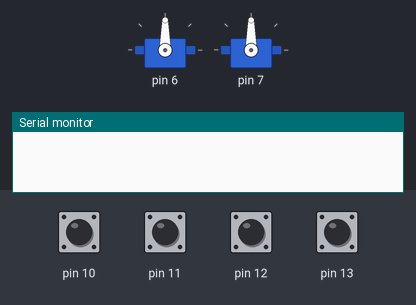
Recording of a sketch running on a simulated Arduino Uno, built with avr-gcc and run on an emulated ATmega328P. On the bench: 2 × servo, the last lines printed to the serial monitor. The test bench sets the inputs (shaded band); at power-on: pin 10–13 HIGH.

Above: at 1.2 s.
1.3 s: pin 10 pulled LOW for 0.15 s
At 2.4 s:
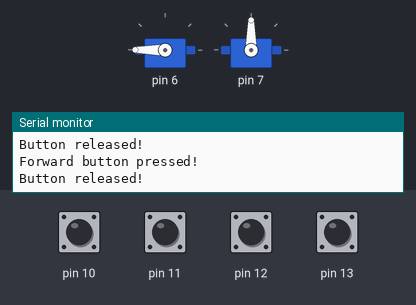
2.9 s: pin 11 pulled LOW for 0.15 s
At 3.2 s:
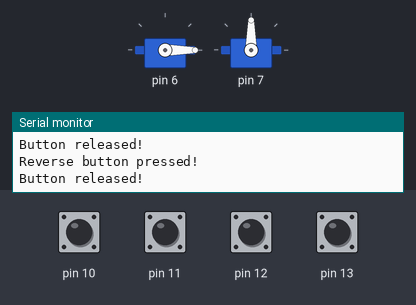
4.5 s: pin 12 pulled LOW for 0.15 s
At 5.1 s:
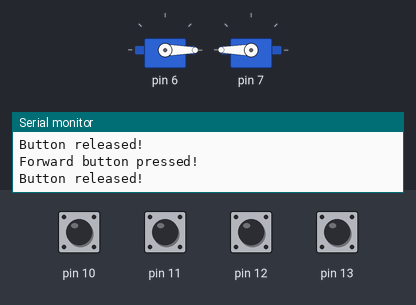
6.1 s: pin 13 pulled LOW for 0.15 s
At 6.6 s:
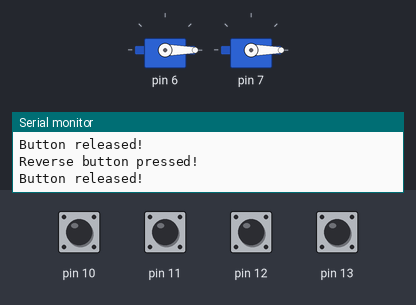
7.7 s: pin 10 pulled LOW for 1 s
At 8.5 s:
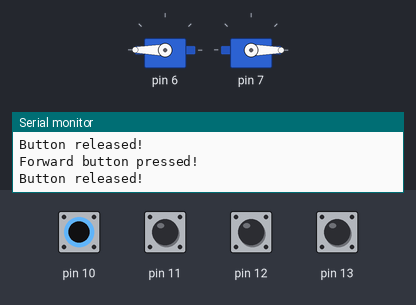
10.2 s: pin 12 pulled LOW for 1 s
At 10.7 s:
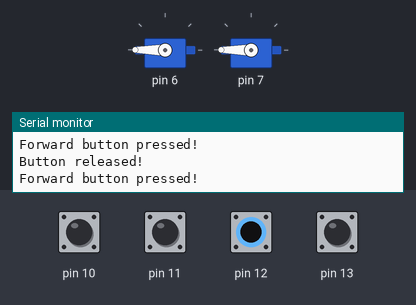
Timing chart, 0 to 13.2 s (numbered marks = the images above; inputs shaded):
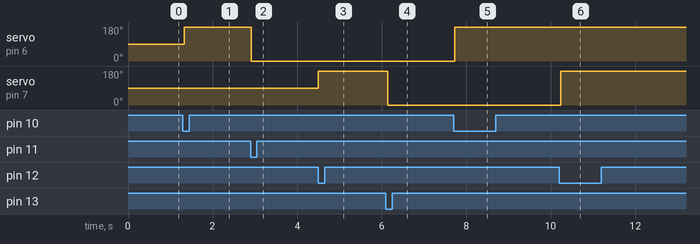

Measured:
- after the input at 1.3 s, servo on pin 6: 90° → 180° at once
- after the input at 2.9 s, servo on pin 6: 180° → 0° at once
- after the input at 4.5 s, servo on pin 7: 90° → 180° at once
- after the input at 6.1 s, servo on pin 7: 180° → 0° at once
- after the input at 7.7 s, servo on pin 6: 0° → 180° at once
- after the input at 10.2 s, servo on pin 7: 0° → 180° at once

The sketch:

sketch_servo.ino
```cpp
#include <Servo.h>

const int ForwardSpeed = 90; // < 90!
const int BackwardSpeed = 90; // < 90!
const unsigned long DebounceDelay = 50;

struct PinnedServo {
  int servoPin;
  int forwardButtonPin;
  int reverseButtonPin;
  Servo servo;
  bool isRotating;
  unsigned long lastDebounceTime;

  void setup(int servoPin_, int forwardButtonPin_, int reverseButtonPin_) {
    servoPin = servoPin_;
    forwardButtonPin = forwardButtonPin_;
    reverseButtonPin = reverseButtonPin_;

    servo.attach(servoPin);
    pinMode(forwardButtonPin, INPUT_PULLUP);
    pinMode(reverseButtonPin, INPUT_PULLUP);
    servo.detach();

    isRotating = false;
    lastDebounceTime = 0;
  }

  void rotateForward() {
    servo.attach(servoPin);
    servo.write(90 + ForwardSpeed); // Full counterclockwise rotation
  }

  void rotateReverse() {
    servo.attach(servoPin);
    servo.write(90 - BackwardSpeed);   // Full clockwise rotation
  }

  void stop() {
    servo.detach();
  }

  void update() {
    int forwardReading = digitalRead(forwardButtonPin);
    int reverseReading = digitalRead(reverseButtonPin);

    // Debounce check
    if ((millis() - lastDebounceTime) > DebounceDelay) {
      if (forwardReading == LOW && !isRotating) { // Forward button pressed
        Serial.println("Forward button pressed!");
        rotateForward();
        isRotating = true;
      } else if (reverseReading == LOW && !isRotating) { // Reverse button pressed
        Serial.println("Reverse button pressed!");
        rotateReverse();
        isRotating = true;
      } else if ((forwardReading == HIGH || reverseReading == HIGH) && isRotating) {
        Serial.println("Button released!");
        stop();
        isRotating = false;
      }
      lastDebounceTime = millis();
    }
  }
};

PinnedServo servoX;
PinnedServo servoY;

void setup() {
  Serial.begin(9600);
  servoX.setup(6, 10, 11);
  servoX.stop();

  servoY.setup(7, 12, 13);
  servoY.stop();
}

void loop() {
  // Serial.println(digitalRead(10));
  servoX.update();
  servoY.update();
}
```
